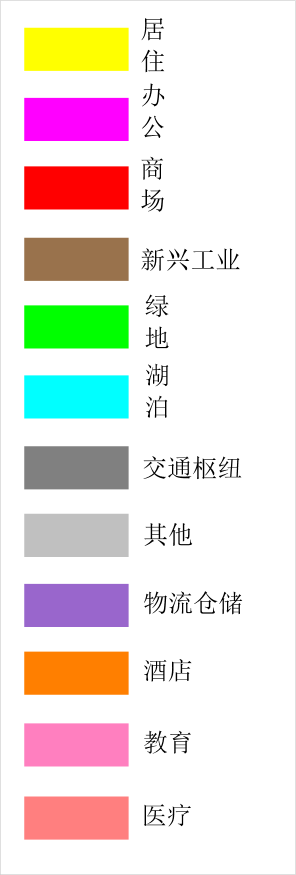
#> input picture mtcv/images/id2/color_region.png, 296 x 875 px, found by its file name
$ python color_region_processor.py
#> lines starting #> are read from the running program, lines starting #| are printed output that depends on the picture; after the words box and inside, x2 and y2 are one past the last pixel; in counts of white or black regions, pixels touching at a corner belong together
### mtcv/mt_cv/image_util.py
import numpy as np
import cv2 as cv
import os
import config


# [53 lines left out: functions resize_img, get_roi_by_contour, not called in this run]


def get_roi_by_rect(src, roi_rect):
    """ROI = image[y1:y2, x1:x2]"""
    return src[roi_rect[0]:roi_rect[1], roi_rect[2]:roi_rect[3]]


def bgr_with_threshold(bgr, threshold):
    """根据threshold重新计算BGR的值

    Args:
        bgr: bgr list
        threshold: 阈值

    Returns:
        new bgr list
    """
    new_bgr = []
    for x in bgr:
        if x + threshold < 0:
            new_bgr.append(0)
        elif x + threshold > 255:
            new_bgr.append(255)
        else:
            new_bgr.append(x + threshold)

    return new_bgr


def img_abs_path(img_path):
    """图片绝对路径"""
    return config.settings.MTCV_HOME + img_path


# [75 lines left out: functions generate_square_img, convert_contour_to_pts, calc_area, generate_img, not called in this run]

### mtcv/mt_cv/color_region_processor.py
import cv2 as cv
import numpy as np

from mt_cv import test_util, image_util
from mt_cv.color_data import bgr_colors


def process(img_path, debug=False):
    """从color_data.bgr_colors里过滤出当前图片中使用到的颜色，减少色块匹配的循环次数"""
#> called with debug = False

    src = cv.imread(img_path)
#> src is the input picture: shape (875, 296, 3); mean B, G, R 223.1, 227.5, 235.7

    filtered_bgr_colors = []

    for bgr in bgr_colors:
        # 图片里的颜色可能和示例颜色不相等，适当增加点阈值来防色差
        threshold = 5
        lower = np.array(image_util.bgr_with_threshold(bgr, -threshold), dtype="uint8")
        upper = np.array(image_util.bgr_with_threshold(bgr, threshold), dtype="uint8")
        # 根据阈值找到对应颜色区域，黑底白块
        mask = cv.inRange(src, lower, upper)

        # 过滤出于颜色匹配的色块
        non_zero_count = cv.countNonZero(mask)
        if non_zero_count == 0:
            continue

        if debug:
            # 黑白变白黑
            mask_inv = 255 - mask
            # 展示图片
            output = cv.bitwise_and(src, src, mask=mask_inv)
            test_util.show_compare_img(src, output)

        filtered_bgr_colors.append(bgr)
#> this loop made 19 passes
#> non_zero_count on passes 1 to 12: 4326, 4326, 4429, 4326, 4429, 4326, 0, 4326, 0, 4326, 103, 4326
#> pass 1, in process, `mask = cv.inRange(src, lower, upper)`:
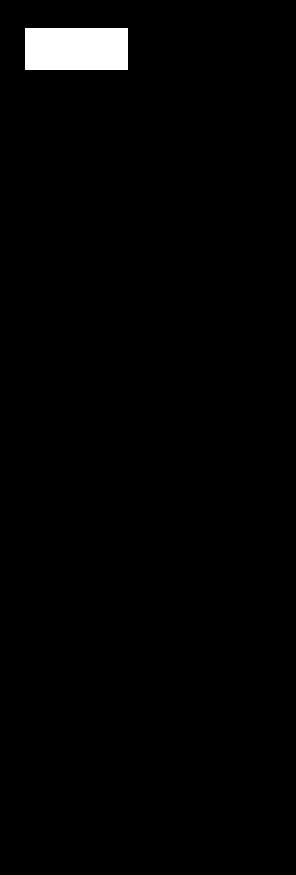
#> mask: shape (875, 296); 1.7% white; 1 white region, box (x1, y1, x2, y2) and area: (25, 28, 128, 70) 4326
#> pass 2, in process, `mask = cv.inRange(src, lower, upper)`:
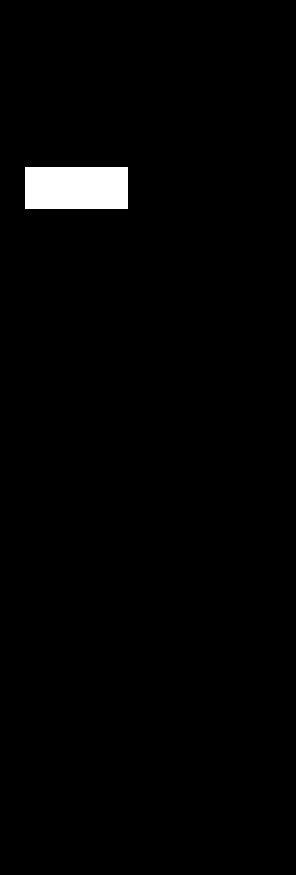
#> mask: shape (875, 296); 1.7% white; 1 white region, box (x1, y1, x2, y2) and area: (25, 167, 128, 209) 4326
#> pass 3, in process, `mask = cv.inRange(src, lower, upper)`:
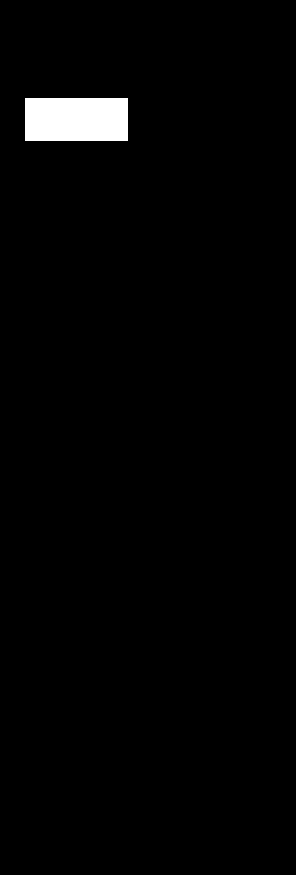
#> mask: shape (875, 296); 1.7% white; 1 white region, box (x1, y1, x2, y2) and area: (25, 98, 128, 141) 4429
#> after the loop: mask: shape (875, 296); every value is 0
#> after the loop, filtered_bgr_colors = [[0, 255, 255], [0, 0, 255], [255, 0, 255], [0, 127, 255], [127, 127, 255], [191, 127, 255], [76, 114, 153], [0, 255, 0], [255, 255, 127], [255, 255, 0], [128, 128, 128], [192, 192, 192], [204, 102, 153]]
    return filtered_bgr_colors


if __name__ == '__main__':
    image_folder = '../images/tmp/0a0937ba-ca3e-4d8c-9c3b-dbecfb5b1d68'
    img_path = image_folder + '/color_region.png'

    # bgr_colros = process(img_path, debug=True)
    bgr_colros = process(img_path)
#> bgr_colros has the same summary as filtered_bgr_colors in process
    print(bgr_colros)
#| [[0, 255, 255], [0, 0, 255], [255, 0, 255], [0, 127, 255], [127, 127, 255], [191, 127, 255], [76, 114, 153], [0, 255, 0], [255, 255, 127], [255, 255, 0], [128, 128, 128], [192, 192, 192], [204, 102, 153]]

    cv.waitKey(0)
    cv.destroyAllWindows()

$ run again, with mtcv/images/id2/land_region.png copied over mtcv/images/id2/color_region.png
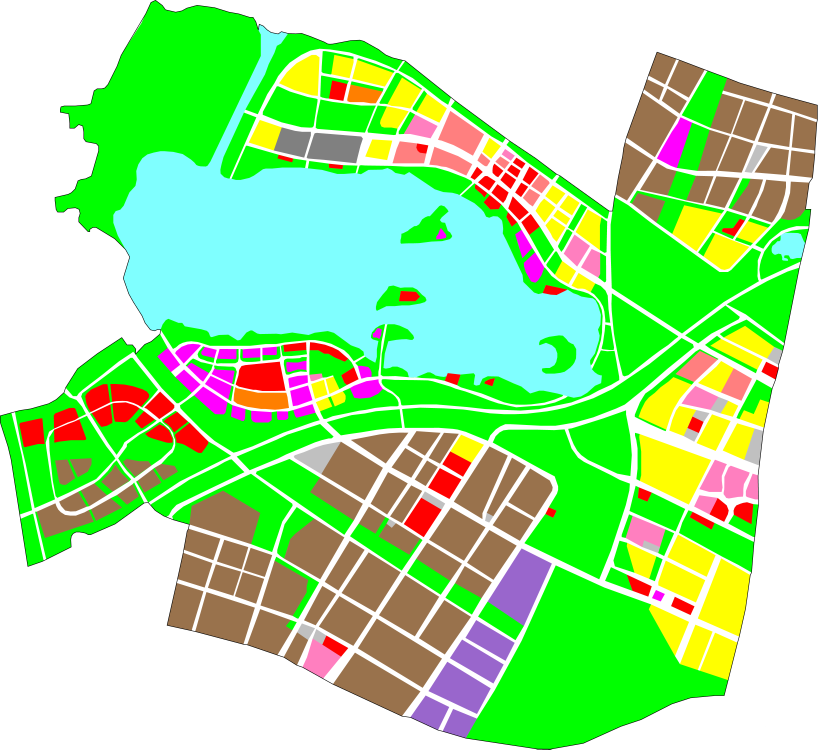
#> input picture mtcv/images/id2/land_region.png, 1636 x 1499 px, found by its file name (shown at 1/2 size)
#> in process, src is the input picture: shape (1499, 1636, 3); mean B, G, R 150.1, 226.7, 160.7
#> the loop in process, `for bgr in bgr_colors:` made 19 passes
#> non_zero_count on passes 1 to 8: 103556, 48948, 22645, 5088, 14888, 19289, 91, 248994
#> pass 1, in process, `mask = cv.inRange(src, lower, upper)`:
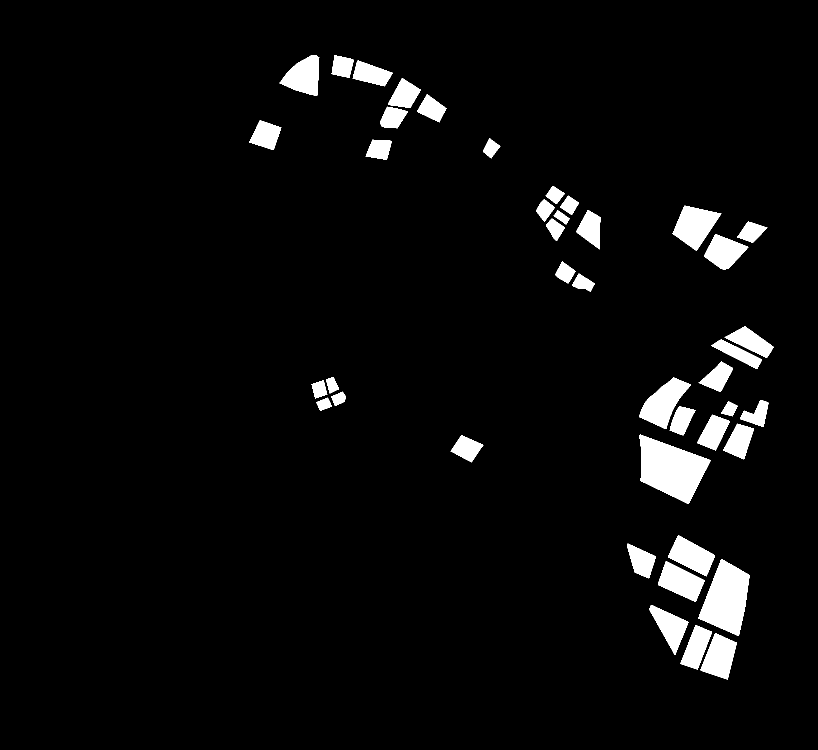
#> mask: shape (1499, 1636) (shown at 1/2 size); 4.2% white; 42 white regions, largest, box (x1, y1, x2, y2) and area: (1279, 869, 1422, 1008) 11701, (1396, 1118, 1499, 1272) 9660, (1278, 755, 1382, 858) 5098
#> pass 3, in process, `mask = cv.inRange(src, lower, upper)`:
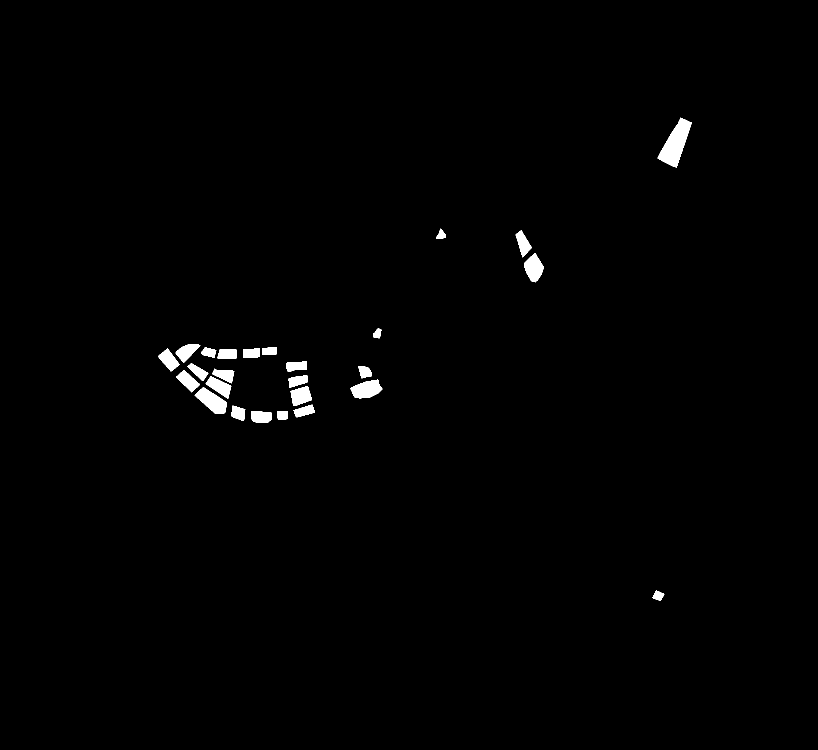
#> mask: shape (1499, 1636) (shown at 1/2 size); 0.92% white; 26 white regions, largest, box (x1, y1, x2, y2) and area: (1315, 235, 1384, 335) 3234, (389, 774, 454, 828) 1824, (701, 759, 765, 797) 1619
#> after the loop in process, `for bgr in bgr_colors:`: filtered_bgr_colors = [[0, 255, 255], [0, 0, 255], [255, 0, 255], [0, 127, 255], [127, 127, 255], [191, 127, 255], [38, 57, 76], [76, 114, 153], [0, 255, 0], [255, 255, 127], [128, 128, 128], [192, 192, 192], [204, 102, 153]]
#> bgr_colros has the same summary as filtered_bgr_colors in process
#| [[0, 255, 255], [0, 0, 255], [255, 0, 255], [0, 127, 255], [127, 127, 255], [191, 127, 255], [38, 57, 76], [76, 114, 153], [0, 255, 0], [255, 255, 127], [128, 128, 128], [192, 192, 192], [204, 102, 153]]
